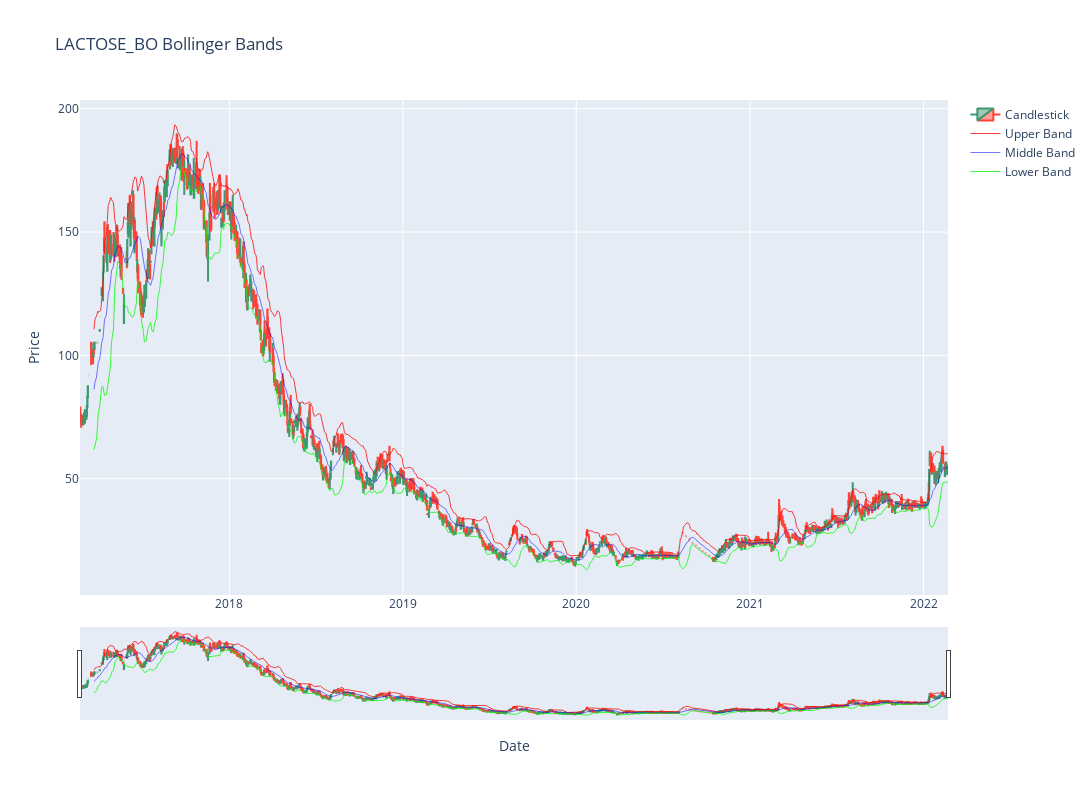

Source (notebook cell):
### Code cell
test_df = get_stock_df_from_csv("LACTOSE_BO")
plot_with_boll_bands(test_df, "LACTOSE_BO")

### Figure 1 — Plotly figure (JSON) as saved in the notebook; plotly's stock layout.template omitted (floating-point values rounded to 4 significant figures; data arrays with more than 128 entries replaced by an {"elided": "..."} marker saying what was removed)
{"data": [{"close": {"elided": "1236 float values"}, "high": {"elided": "1236 float values"}, "low": {"elided": "1236 float values"}, "name": "Candlestick", "open": {"elided": "1236 float values"}, "type": "candlestick", "x": {"elided": "1236 str values"}}, {"line": {"color": "rgba(250, 0, 0, 0.75)", "width": 1}, "name": "Upper Band", "type": "scatter", "x": {"elided": "1236 str values"}, "y": {"elided": "1236 float values"}}, {"line": {"color": "rgba(0, 0, 250, 0.75)", "width": 0.7}, "name": "Middle Band", "type": "scatter", "x": {"elided": "1236 str values"}, "y": {"elided": "1236 float values"}}, {"line": {"color": "rgba(0, 250, 0, 0.75)", "width": 1}, "name": "Lower Band", "type": "scatter", "x": {"elided": "1236 str values"}, "y": {"elided": "1236 float values"}}], "layout": {"height": 800, "showlegend": true, "title": {"text": "LACTOSE_BO Bollinger Bands"}, "width": 1200, "xaxis": {"rangeslider": {"visible": true}, "title": {"text": "Date"}}, "yaxis": {"title": {"text": "Price"}}}}
